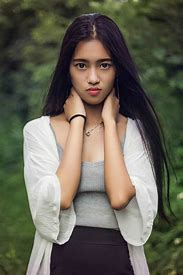
#> input picture dealPicture/people.jpg, 183 x 275 px
$ python '仿射.py'
#> lines starting #> are read from the running program, lines starting #| are printed output that depends on the picture
import numpy as np
import cv2 as cv
import matplotlib.pyplot as plt

# 1 图像读取
img = cv.imread("people.jpg")
#> img is the input picture: shape (275, 183, 3); mean B, G, R 86.3, 100.1, 102.7

# 2 仿射变换
rows, cols = img.shape[:2]
#> rows = 275; cols = 183
# 2.1 创建变换矩阵
pts1 = np.float32([[50, 50], [200, 50], [50, 200]])
pts2 = np.float32([[100, 100], [200, 50], [100, 250]])
M = cv.getAffineTransform(pts1, pts2)
# 2.2 完成仿射变换
dst = cv.warpAffine(img, M, (cols, rows))
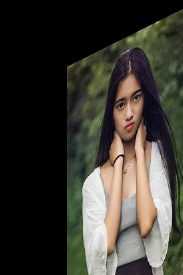
#> dst: shape (275, 183, 3); mean B, G, R 49.8, 57.4, 59.5

# 3 图像显示
fig, axes = plt.subplots(nrows=1, ncols=2, figsize=(10, 8), dpi=100)
axes[0].imshow(img[:, :, ::-1])
axes[0].set_title("原图")
axes[1].imshow(dst[:, :, ::-1])
axes[1].set_title("仿射后结果")
plt.show()
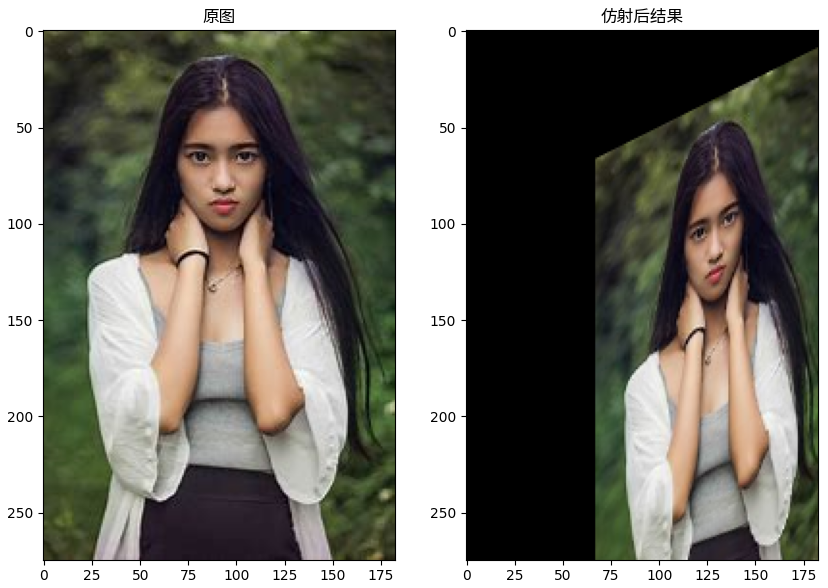
#> figure drawn by matplotlib, 2 panels
